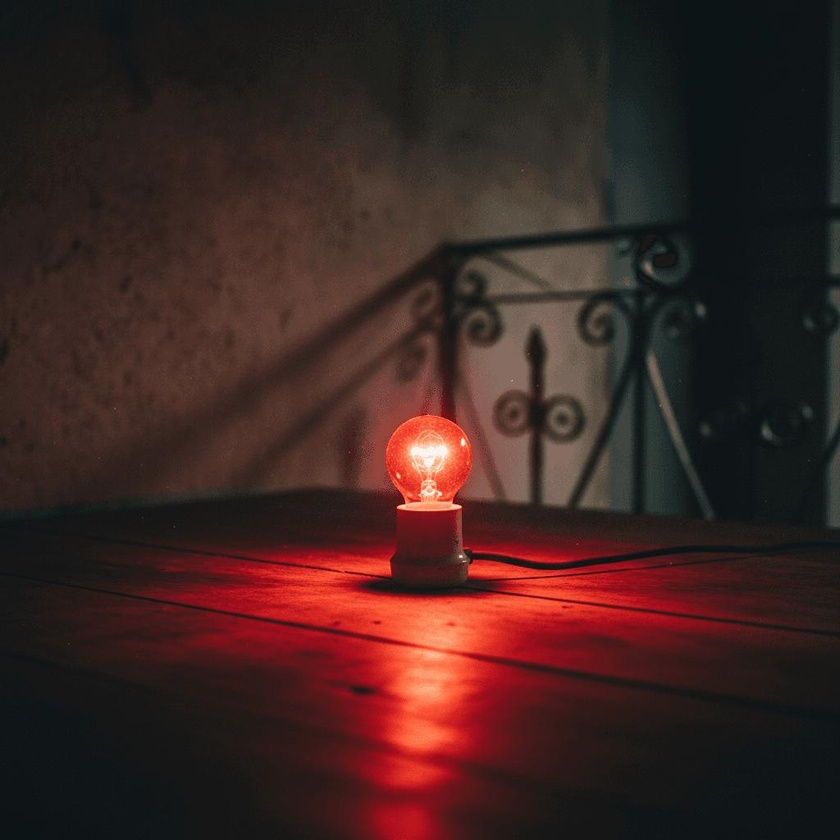
#> input picture data/images/dark room red object low light.jpg, 840 x 840 px, shrunk from 1024 x 1024 before the run
$ python -i histogram.py   (imports and definitions only)
#> lines starting #> are read from the running program, lines starting #| are printed output that depends on the picture; after the words box and inside, x2 and y2 are one past the last pixel; in counts of white or black regions, pixels touching at a corner belong together
"""Histogram kênh H (tô đúng màu hue) + vùng ngưỡng H đang chọn."""
import cv2
import numpy as np
from PySide6 import QtWidgets, QtGui, QtCore


def compute_h_hist(img_bgr):
    """Histogram H (180 bin), bỏ qua điểm quá xám/tối để đồ thị có ý nghĩa."""
    hsv = cv2.cvtColor(img_bgr, cv2.COLOR_BGR2HSV)
    m = cv2.inRange(hsv, np.array([0, 30, 30], np.uint8), np.array([179, 255, 255], np.uint8))
    return cv2.calcHist([hsv], [0], m, [180], [0, 180]).flatten()


class HueHistogram(QtWidgets.QWidget):
    def __init__(self):
        super().__init__()
        self.setMinimumHeight(110)
        self.hist = None
        self.hrange = (0, 179)

    def set_data(self, hist):
        self.hist = hist
        self.update()

    def set_range(self, hmin, hmax):
        self.hrange = (hmin, hmax)
        self.update()

    def paintEvent(self, e):
        p = QtGui.QPainter(self)
        w, h = self.width(), self.height()
        p.fillRect(self.rect(), QtGui.QColor("#18181b"))
        bw = w / 180.0
        if self.hist is not None and self.hist.max() > 0:
            mx = float(self.hist.max())
            for i, v in enumerate(self.hist):
                bh = int(v / mx * (h - 4))
                p.fillRect(QtCore.QRectF(i * bw, h - bh, bw + 1, bh),
                           QtGui.QColor.fromHsv(i * 2, 255, 255))
        lo, hi = self.hrange
        spans = [(lo, hi)] if lo <= hi else [(lo, 179), (0, hi)]
        p.setPen(QtCore.Qt.NoPen)
        p.setBrush(QtGui.QColor(255, 255, 255, 70))
        for a, b in spans:
            p.drawRect(QtCore.QRectF(a * bw, 0, (b - a + 1) * bw, h))

>>> import cv2
>>> picture = cv2.imread('../data/images/dark room red object low light.jpg')
#> picture is the input picture: shape (840, 840, 3); mean B, G, R 33.7, 36.7, 60.9
>>> result = compute_h_hist(picture)
#> in compute_h_hist, `hsv = cv2.cvtColor(img_bgr, cv2.COLOR_BGR2HSV)`: hsv: shape (840, 840, 3); mean H, S, V 48.3, 96, 62.9
#> in compute_h_hist, `m = cv2.inRange(hsv, np.array([0, 30, 30], np.uint8), np.array([179, 2..`:
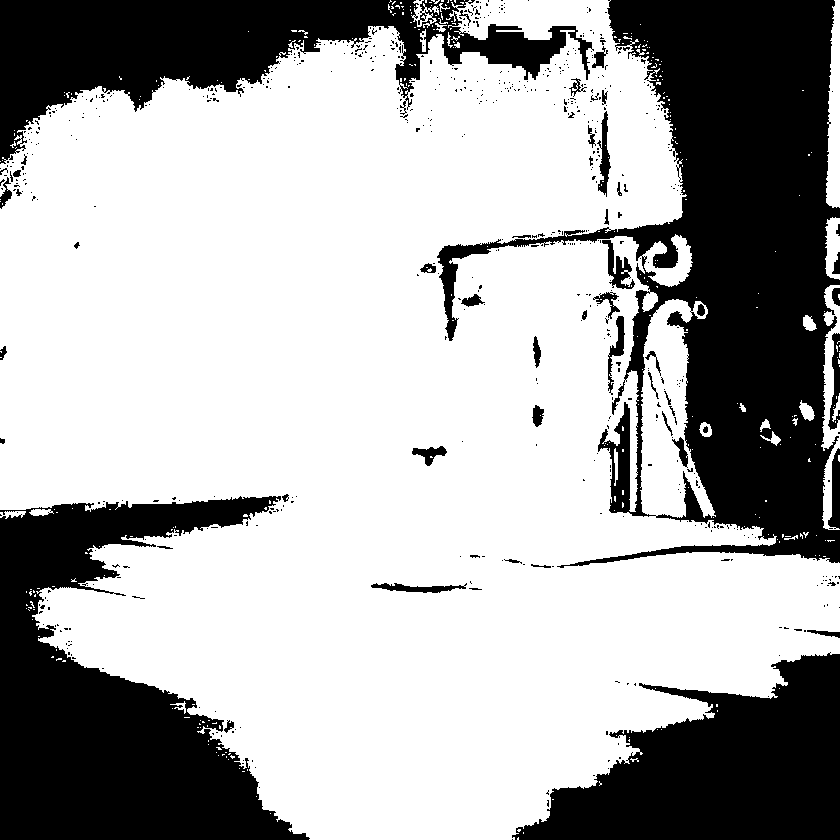
#> m: shape (840, 840); 67.5% white; 631 black regions (578 under 20 px), largest, box (x1, y1, x2, y2) and area: (437, 0, 840, 568) 90853, (0, 496, 310, 840) 55323, (0, 0, 594, 164) 38237
#> result = 180 values, max 55185 at index 5, min 0 at index 27, mean 2647.7
